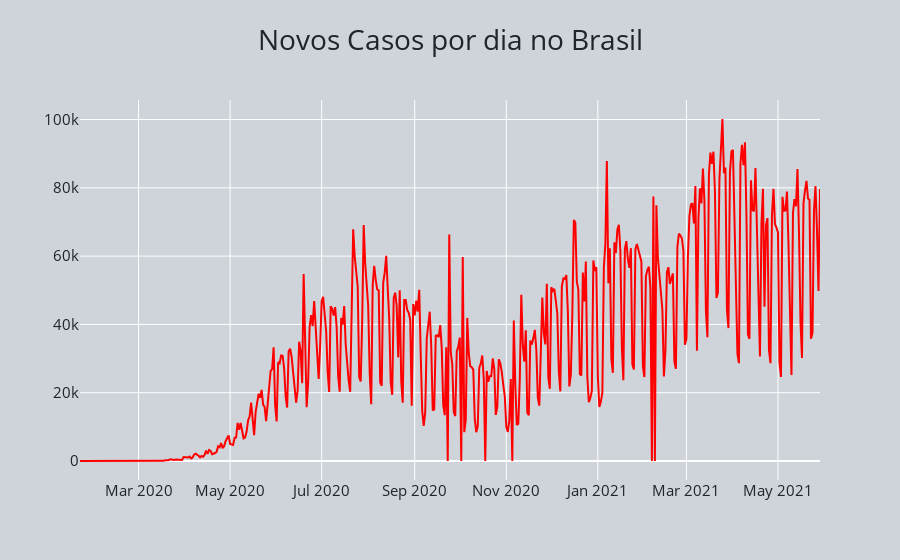

Notebook cell for this chart:
### Code cell
#Novos casos
fig = go.Figure()
fig.add_trace(
    go.Scatter(x=brasil.Data, y=brasil.Casos_dia, name='Novos', mode= "lines", 
              line=dict(color='red'))
)
fig.update_layout(title='Novos Casos por dia no Brasil', title_x=0.5,
                 paper_bgcolor='rgb(206, 212, 218)', 
                 plot_bgcolor='rgba(0,0,0,0)',
                 font_color='rgb(33, 37, 41)',
                 title_font_size=28,
                 yaxis = dict(tickfont = dict(size=15)),
                 xaxis = dict(tickfont = dict(size=15)))
fig.show()

### Figure 1 — Plotly figure (JSON) as saved in the notebook; plotly's stock layout.template omitted (floating-point values rounded to 4 significant figures; data arrays with more than 128 entries replaced by an {"elided": "..."} marker saying what was removed)
{"data": [{"line": {"color": "red"}, "mode": "lines", "name": "Novos", "type": "scatter", "x": {"elided": "494 str values"}, "y": {"elided": "494 int values"}}], "layout": {"autosize": true, "font": {"color": "rgb(33, 37, 41)"}, "paper_bgcolor": "rgb(206, 212, 218)", "plot_bgcolor": "rgba(0, 0, 0, 0)", "title": {"font": {"size": 28}, "text": "Novos Casos por dia no Brasil", "x": 0.5}, "xaxis": {"autorange": true, "range": ["2020-01-22", "2021-05-29"], "tickfont": {"size": 15}, "type": "date"}, "yaxis": {"autorange": true, "range": [-5564.0, 105700.0], "tickfont": {"size": 15}, "type": "linear"}}}
